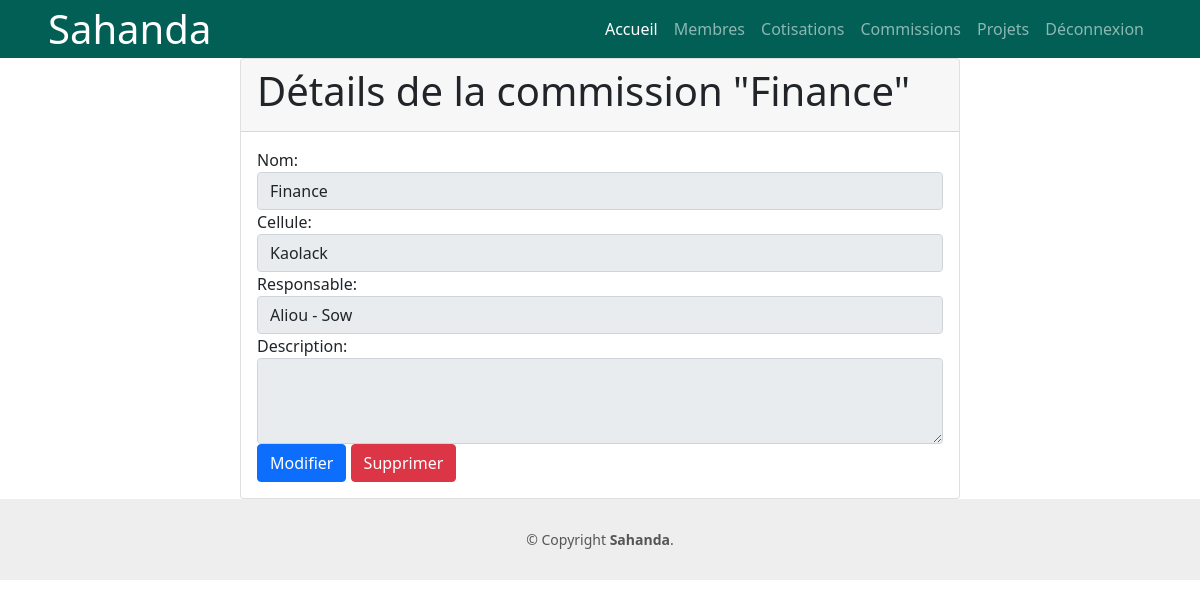
Screenshot of /commissions/1/ (signed in) with the database file from the repository.
### sahanda_app/models.py (models this page shows, shortened)
class Commission(models.Model):
    nom = models.CharField(max_length=100)
    cellule = models.ForeignKey(Cellule, on_delete=models.SET_NULL, null=True, blank=True, related_name='commissions_cellule')
    responsable = models.ForeignKey('Membre', on_delete=models.SET_NULL, null=True, blank=True, related_name='commissions_responsable')
    description = models.TextField(blank=True)

class Cellule(models.Model):
    nom = models.CharField(max_length=255)
    def __str__(self):
        return self.nom

class Membre(models.Model):
    nom = models.CharField(max_length=100)
    prenom = models.CharField(max_length=100)
    cellule = models.ForeignKey(Cellule, on_delete=models.CASCADE)
    telephone = models.CharField(max_length=20, null=True, blank=True)
    commission = models.ForeignKey(Commission, on_delete=models.SET_NULL, null=True, blank=True)
    def __str__(self):
        return f"{self.prenom} - {self.nom}"

### sahanda_app/views.py (the view)
# urls.py: path('commissions/<int:pk>/', CommissionDetailView.as_view(), name='commission_detail'),
class CommissionDetailView(LoginRequiredMixin, DetailView):
    model = Commission
    context_object_name = 'commission'
    template_name = 'commissions/commission_detail.html'

### templates/commissions/commission_detail.html
{% extends 'base.html' %}
{% block content %}
  <div class="container">
    <div class="row">
      <div class="col-md-8 mx-auto">
        <div class="card">
          <div class="card-header">
            <h1 class="card-title">Détails de la commission "{{ commission.nom }}"</h1>
          </div>
          <div class="card-body">
            <div class="form-group">
              <label for="nom">Nom:</label>
              <input type="text" class="form-control" id="nom" value="{{ commission.nom }}" readonly>
            </div>
            <div class="form-group">
              <label for="cellule">Cellule:</label>
              <input type="text" class="form-control" id="cellule" value="{{ commission.cellule }}" readonly>
            </div>
            <div class="form-group">
              <label for="responsable">Responsable:</label>
              <input type="text" class="form-control" id="responsable" value="{{ commission.responsable }}" readonly>
            </div>
            <div class="form-group">
              <label for="description">Description:</label>
              <textarea class="form-control" id="description" rows="3" readonly>{{ commission.description }}</textarea>
            </div>
            <a href="{% url 'commission_update' commission.pk %}" class="btn btn-primary">Modifier</a>
            <a href="{% url 'commission_delete' commission.pk %}" class="btn btn-danger">Supprimer</a>
          </div>
        </div>
      </div>
    </div>
  </div>
{% endblock %}

### rows the page displays
Commission: nom "Finance", cellule "Kaolack", responsable "Aliou - Sow"
